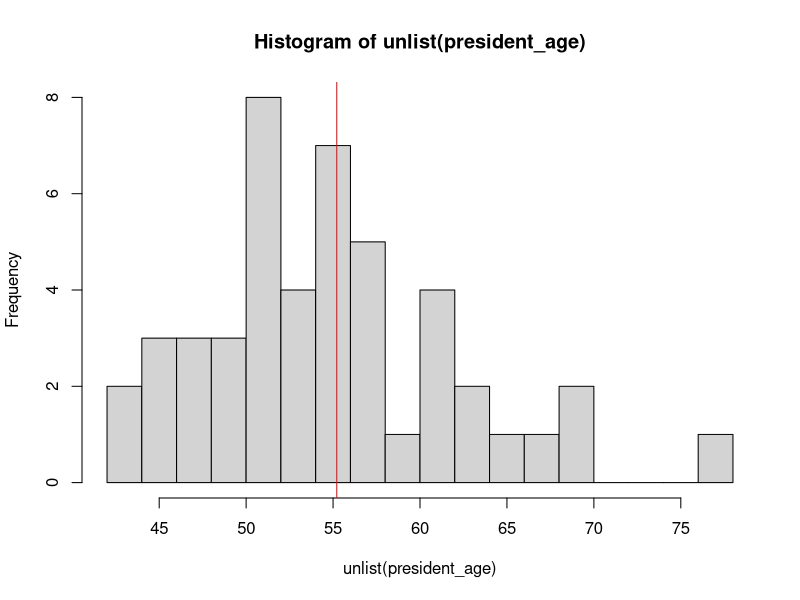
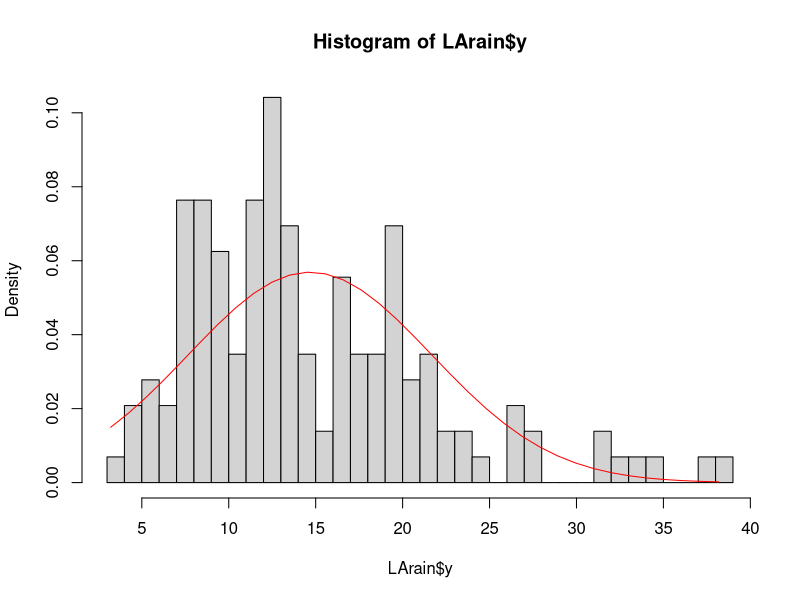

Recreate these plots in R, in order.
## ---- chunk 1
library(tidyverse)
## ---- chunk 2
president_age <- read.csv("president_age.csv")
## ---- chunk 3

hist(unlist(president_age),breaks = 20)
abline(v = mean(unlist(president_age)), col = "red")
## ---- chunk 4
median(unlist(president_age))
## ---- chunk 5
mean(unlist(president_age))
## ---- chunk 6

summary(president_age)

## ---- chunk 7
LArain <- read.csv("LArain.csv")
## ---- chunk 8

mean(LArain$y)
sd(LArain$y)

## ---- chunk 9
hist(LArain$y, freq = FALSE, breaks = 40)
x <- seq(min(LArain$y), max(LArain$y), length.out = max(LArain$y) - min(LArain$y))
m <- dnorm(x, mean(LArain$y), sd(LArain$y))
lines(x, m, col = "red")

## ---- chunk 10

mean_val <- mean(LArain$y)
sd_val <- sd(LArain$y)

pnorm(26, mean = mean_val, sd = sd_val)

## ---- chunk 11
pnorm(20, mean = mean_val, sd = sd_val) - pnorm(10, mean = mean_val, sd = sd_val)
## ---- chunk 12
pnorm(2 * mean_val, mean = mean_val, sd = sd_val, lower.tail = FALSE)
## ---- chunk 13

xbar <- 21.5
sigma <- 4.3
n <- 40
z <- 2.576 

error <- z * (sigma / sqrt(n))
lower <- xbar - error
upper <- xbar + error
c(lower, upper)


## ---- chunk 14
xbar <- 4.56
s <- 2.03
n <- 60
t <- qt(0.975, df = n - 1) 

error <- t * (s / sqrt(n))
lower <- xbar - error
upper <- xbar + error
c(lower, upper)

## ---- chunk 15

mu <- 86000
xbar <- 92000
sigma <- 16000
n <- 30
z <- (xbar - mu) / (sigma / sqrt(n))
abs(z) > 1.96

## ---- chunk 16

mu <- 86000
xbar <- 92000
sigma <- 16000
n <- 30
z <- (xbar - mu) / (sigma / sqrt(n))
z > 1.645

